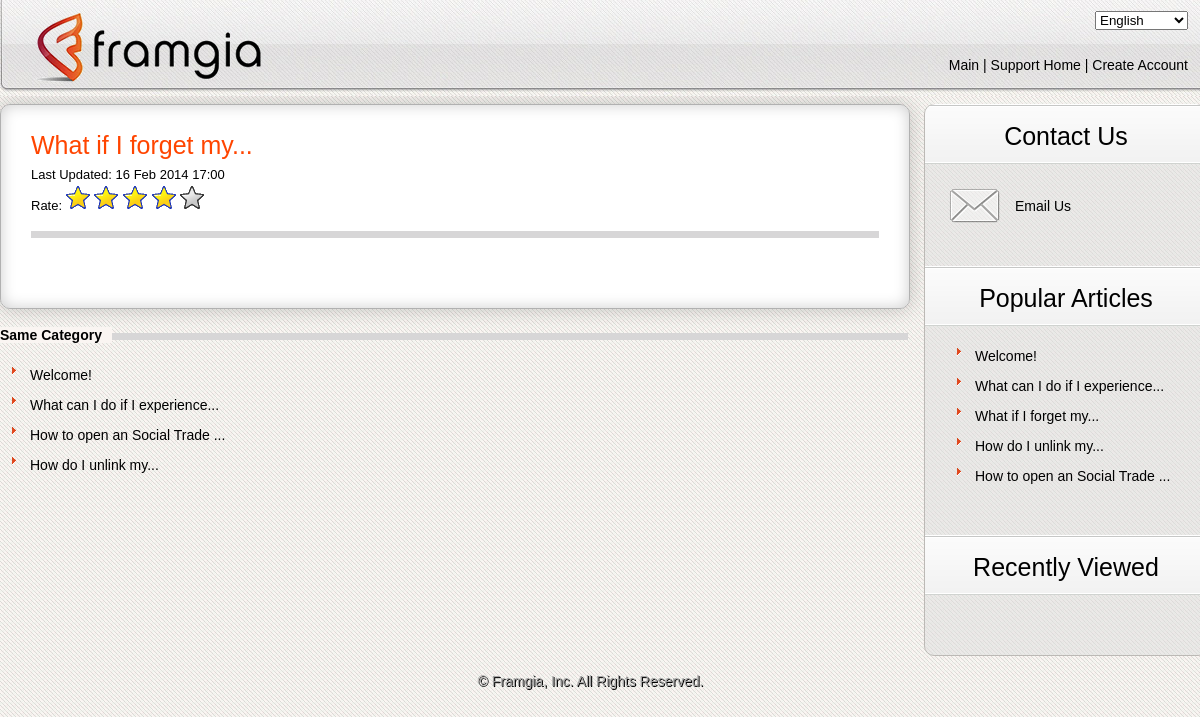
The page /article/genaral-help-c1-what-if-i-forget-my-i4.html on the database its author committed.
### tables this page shows
CREATE TABLE IF NOT EXISTS `articles` (
  `id` int(11) NOT NULL AUTO_INCREMENT,
  `category_id` int(11) NOT NULL DEFAULT '0',
  `title` text NOT NULL,
  `meta_description` text NOT NULL,
  `meta_keywords` text NOT NULL,
  `content` text NOT NULL,
  `origin_id` int(11) NOT NULL DEFAULT '0',
  `lang` varchar(45) NOT NULL DEFAULT 'english',
  `updated_at` timestamp NULL DEFAULT CURRENT_TIMESTAMP,
  `total_view` int(11) NOT NULL DEFAULT '0',
  `total_vote` int(11) NOT NULL DEFAULT '0',
  `voted_point` int(11) NOT NULL DEFAULT '0',
  PRIMARY KEY (`id`)
);

CREATE TABLE IF NOT EXISTS `categories` (
  `id` int(11) NOT NULL AUTO_INCREMENT,
  `category` varchar(255) NOT NULL,
  `origin_id` int(11) NOT NULL DEFAULT '0',
  `lang` varchar(45) NOT NULL DEFAULT 'english',
  PRIMARY KEY (`id`)
);

### application/libraries/layout.php (called while the page is built, shortened)
<?php
class Layout
{
    private $obj;
    private $layout_view;
    private $title = '';
    private $meta_description = '';
    private $meta_keywords = '';
    function __construct()
    {
        $this->obj = & get_instance();
    }
    function render_layout($layout = "")
    {
        $this->layout_view = $layout != "" ? $layout . EXT : "layouts/default" . EXT;
    }
    function view($view, $data = null, $return = false)
    {
        $data['content_for_layout'] = $this->obj->load->view($view, $data, true);
        $data['title_for_layout'] = $this->title;
        $data['meta_description'] = $this->meta_description;
        $data['meta_keywords'] = $this->meta_keywords;
        $data['js_for_layout'] = '';
        $data['css_for_layout'] = '';
        $output = $this->obj->load->view($this->layout_view, $data, $return);
        return $output;
    }
    function meta_description($meta_description)
    {
        $this->meta_description = $meta_description;
    }
    function meta_keywords($meta_keywords)
    {
        $this->meta_keywords = $meta_keywords;
    }
    function title($title)
    {
        $this->title = $title;
    }
}

### application/controllers/article/article.php (called while the page is built, shortened)
<?php
class Article extends Front_Controller {
    function view_detail($category_id = 0, $article_id = 0) {
        $article = get_article_by_id($article_id);
        $category = $this->category_model->get_by_id($category_id);
        $related_articles = get_related_articles($article_id, $category_id);
        $view_data = array(
            'article' => $article,
            'category' => $category,
            'related_articles' => $related_articles
        );
        $this->layout->title($article->title . ' | ' . $category->category . ' | ' . DEFAULT_SITE_TITLE);
        $this->layout->meta_description($article->meta_description . ' | ' . $category->category . ' | ' . DEFAULT_SITE_TITLE);
        $this->layout->meta_keywords($article->meta_description . ' | ' . $category->category . ' | ' . DEFAULT_SITE_TITLE);
        $this->layout->view('article/view_detail', $view_data);
    }
}

### index.php (called while the page is built, shortened)
<?php
require_once BASEPATH . 'core/CodeIgniter.php';

### application/libraries/csession.php (called while the page is built, shortened)
<?php
class Csession {
    function get($var = null, $namespace = 'default') {
        if (isset($var))
            return isset($_SESSION[$namespace][$var]) ? $_SESSION[$namespace][$var] : null;
        else
            return isset($_SESSION[$namespace]) ? $_SESSION[$namespace] : null;
    }
}

### application/helpers/article_helper.php (called while the page is built, shortened)
<?php
if (!function_exists('get_popular_articles')) {
    function get_popular_articles($limit = 5) {
        $CI = & get_instance();
        $CI->db->select('articles.*, categories.category');
        $CI->db->join('categories', 'categories.id = articles.category_id');
        $CI->db->where('articles.lang', !$CI->csession->get('lang') ? 'english' : $CI->csession->get('lang'));
        $CI->db->limit($limit);
        $CI->db->order_by('total_view', 'desc');
        return $CI->db->get('articles')->result();
    }
}
if (!function_exists('get_article_by_id')) {
    function get_article_by_id($article_id = 0) {
        $CI = & get_instance();
        $CI->db->where('id', $article_id);
        $CI->db->where('lang', !$CI->csession->get('lang') ? 'english' : $CI->csession->get('lang'));
        return $CI->db->get('articles')->row(0);
    }
}
if (!function_exists('get_related_articles')) {
    function get_related_articles($article_id = 0, $category_id = 0, $limit = 5) {
        $CI = & get_instance();
        $CI->db->where('id !=', $article_id);
        $CI->db->where('category_id', $category_id);
        $CI->db->where('lang', !$CI->csession->get('lang') ? 'english' : $CI->csession->get('lang'));
        $CI->db->limit($limit);
        $CI->db->order_by('updated_at');
        return $CI->db->get('articles')->result();
    }
}
if (!function_exists('get_rating_points_by_article_id')) {
    function get_rating_points_by_article_id($article_id = 0) {
        $article = get_article_by_id($article_id);
        $total_vote = $article->total_vote;
        $voted_point = $article->voted_point;
        $average = 0;
        if ($total_vote > 0)
            $average = $voted_point / $total_vote;
        $average = Round($average, 2);
        return $average;
    }
}

### application/models/category_model.php (called while the page is built, shortened)
<?php
class Category_model extends CI_Model {
    var $table_name = 'categories';
    function get_by_id($category_id = 0) {
        $this->db->where('id', $category_id);
        return $this->db->get($this->table_name)->row(0);
    }
}

### application/helpers/friendly_url_helper.php (called while the page is built)
<?php
if (!function_exists("removesign")) {
    function removesign($str)
    {
        $sign = array("à", "á", "ạ", "ả", "ã", "â", "ầ", "ấ", "ậ", "ẩ", "ẫ", "ă", "ằ", "ắ"
        , "ặ", "ẳ", "ẵ", "è", "é", "ẹ", "ẻ", "ẽ", "ê", "ề", "ế", "ệ", "ể", "ễ", "ì", "í", "ị", "ỉ", "ĩ",
            "ò", "ó", "ọ", "ỏ", "õ", "ô", "ồ", "ố", "ộ", "ổ", "ỗ", "ơ"
        , "ờ", "ớ", "ợ", "ở", "ỡ",
            "ù", "ú", "ụ", "ủ", "ũ", "ư", "ừ", "ứ", "ự", "ử", "ữ",
            "ỳ", "ý", "ỵ", "ỷ", "ỹ",
            "đ",
            "À", "Á", "Ạ", "Ả", "Ã", "Â", "Ầ", "Ấ", "Ậ", "Ẩ", "Ẫ", "Ă"
        , "Ằ", "Ắ", "Ặ", "Ẳ", "Ẵ",
            "È", "É", "Ẹ", "Ẻ", "Ẽ", "Ê", "Ề", "Ế", "Ệ", "Ể", "Ễ",
            "Ì", "Í", "Ị", "Ỉ", "Ĩ",
            "Ò", "Ó", "Ọ", "Ỏ", "Õ", "Ô", "Ồ", "Ố", "Ộ", "Ổ", "Ỗ", "Ơ"
        , "Ờ", "Ớ", "Ợ", "Ở", "Ỡ",
            "Ù", "Ú", "Ụ", "Ủ", "Ũ", "Ư", "Ừ", "Ứ", "Ự", "Ử", "Ữ",
            "Ỳ", "Ý", "Ỵ", "Ỷ", "Ỹ",
            "Đ", "ê", "ù", "à");
        $unsign = array("a", "a", "a", "a", "a", "a", "a", "a", "a", "a", "a"
        , "a", "a", "a", "a", "a", "a",
            "e", "e", "e", "e", "e", "e", "e", "e", "e", "e", "e",
            "i", "i", "i", "i", "i",
            "o", "o", "o", "o", "o", "o", "o", "o", "o", "o", "o", "o"
        , "o", "o", "o", "o", "o",
            "u", "u", "u", "u", "u", "u", "u", "u", "u", "u", "u",
            "y", "y", "y", "y", "y",
            "d",
            "A", "A", "A", "A", "A", "A", "A", "A", "A", "A", "A", "A"
        , "A", "A", "A", "A", "A",
            "E", "E", "E", "E", "E", "E", "E", "E", "E", "E", "E",
            "I", "I", "I", "I", "I",
            "O", "O", "O", "O", "O", "O", "O", "O", "O", "O", "O", "O"
        , "O", "O", "O", "O", "O",
            "U", "U", "U", "U", "U", "U", "U", "U", "U", "U", "U",
            "Y", "Y", "Y", "Y", "Y",
            "D", "e", "u", "a");
        return str_replace($sign, $unsign, $str);
    }
}

### application/views/article/view_detail.php (the view, shortened to what this page needs)
<?php
$average = get_rating_points_by_article_id($article->id);
?>
<div class="box_shadow">
    <div class="box2">
        <h1 class="detail" style="color: orangered;"><?php echo $article->title; ?></h1>
        <h4>
            <?php echo lang('last_updated'); ?> <?php echo date('d M Y H:i', strtotime($article->updated_at)); ?>
            <div id="setrating" class="lst">
                <?php echo lang('rate'); ?>
                <img onclick="submitRating(0);" src="/assets/frontend/images/rate0.gif" id="R1" alt="0" style="cursor:pointer" title="<?php echo lang('rate_not_at_all'); ?>"/>
                <img onclick="submitRating(1);" src="/assets/frontend/images/rate0.gif" id="R2" alt="1" style="cursor:pointer" title="<?php echo lang('rate_somewhat'); ?>" />
                <img onclick="submitRating(2);" src="/assets/frontend/images/rate0.gif" id="R3" alt="2" style="cursor:pointer" title="<?php echo lang('rate_average'); ?>" />
                <img onclick="submitRating(3);" src="/assets/frontend/images/rate0.gif" id="R4" alt="3" style="cursor:pointer" title="<?php echo lang('rate_good'); ?>" />
                <img onclick="submitRating(4);" src="/assets/frontend/images/rate0.gif" id="R5" alt="4" style="cursor:pointer" title="<?php echo lang('rate_very_good'); ?>"/>
            </div>
        </h4>
        <span class="line"></span>
        <div style="clear: both;">&nbsp;</div>
    </div>
</div>
<div class="box3">
    <h2 class="lineful"><span class="bg_tx_grey"><?php echo lang('same_category'); ?></span></h2>
    <ul>
        <?php foreach ($related_articles as $article): ?>
            <li class="tx1">
                <?php echo anchor('/article/' . mb_strtolower(url_title(removesign($category->category))) . '-c' . $category->id . '-' . mb_strtolower(url_title(removesign($article->title))) . '-i' . $article->id, $article->title); ?>
            </li>
        <?php endforeach; ?>
    </ul>
</div>

### application/views/layouts/home/right_sidebar.php (shortened to what this page needs)
<?php
$popular_articles = get_popular_articles();
?>
<div class="sub_box_r1">
    <p class="title_right_1"><?php echo lang('sidebar_Contact_Us'); ?></p>
    <ul class="box_content">
        <li class="email">
            <a href="mailto:bui.quy.duong@framgia.com"><?php echo lang('sidebar_Email_Us'); ?></a>
        </li>
    </ul>
</div>
<div class="sub_box_r2">
    <p class="title_right_2"><?php echo lang('sidebar_Popular_Questions'); ?></p>
    <ul class="box_content">
        <?php foreach ($popular_articles as $article): ?>
            <li class="tx1">
                <?php echo anchor('/article/' . mb_strtolower(url_title(removesign($article->category))) . '-c' . $article->category_id . '-' . mb_strtolower(url_title(removesign($article->title))) . '-i' . $article->id, $article->title); ?>
            </li>
        <?php endforeach; ?>
    </ul>
</div>
<div class="sub_box_r2">
    <p class="title_right_2"><?php echo lang('sidebar_Recently_Viewed'); ?></p>
    <ul class="box_content">
    </ul>
</div>

### assets/frontend/css/style.css (style rules this page uses)
* { margin:0; padding:0; }
body { padding:0px; margin:0px; font-family:Arial, Helvetica, sans-serif; font-size:14px; color:#000; line-height:20px; background:url(images/bg.jpg) repeat #fff; }
body, html, div, blockquote, img, label, p, h1, h2, h3, h4, h5, h6, pre, ul, ol, li, dl, dt, dd, form, a, fieldset, input, th, td { margin: 0; padding: 0; border: 0; outline: none; }
ul { list-style: none; }
p { font-size: 14px; }
a { text-decoration: none; }
img { vertical-align: center; }
h1, h2, h3, h4, h5, h6 { font-family:Arial, Helvetica, sans-serif; }
.box_shadow { float:left; box-shadow: 0px 0px 20px rgba(0, 0, 0, 0.2); -moz-box-shadow:0px 0px 20px rgba(0, 0, 0, 0.2); -webkit-box-shadow: 0px 0px 20px rgba(0, 0, 0, 0.2); border-radius:10px; margin-bottom:16px; }
.box2 { width:848px; float:left; box-shadow: 0px 0px 15px rgba(0, 0, 0, 0.2) inset; -moz-box-shadow:0px 0px 15px rgba(0, 0, 0, 0.2) inset; -webkit-box-shadow: 0px 0px 15px rgba(0, 0, 0, 0.2) inset; border:1px solid #b1b1b1; border-radius:10px; padding:30px; background:#fff; text-align:center; }
.box3 { width:908px; float:left; border:0px solid #dbd9d9; margin-bottom:15px; }
h1 { color: darkorange; font-size:25px; font-weight:lighter; margin:30px 16px 25px; }
h1.detail { font-size:25px; font-weight:lighter; margin:0px 0px 10px; color:#01633f; text-align:left; }
h4 { font-size:13px; font-weight:normal; text-align:left; }
h2 { font-size:15px; text-transform:uppercase; color:orange; background: left url(images/line_title.png) repeat-x; height:20px; margin-right:-15px; }
h2.lineful { margin-right:0px; margin-bottom:20px; text-transform:capitalize; font-size:14px; color:#000; }
span.bg_tx_grey { background:#faf5f2; padding-right:10px; }
.tx1 { font-size:14px; background:url(images/icon2.png) no-repeat; display:block; padding-left:20px; margin-left:10px; line-height:20px; margin-bottom:10px; }
.tx1 a { color:#000; }
.sub_box_r1 { width:100%; border-radius: 10px 10px 0px 0px; }
.sub_box_r2 { width:100%; }
.title_right_1 { width:282px; height:40px; background:url(images/bg_title.png) repeat; font-size:25px; font-weight:lighter; margin-top:-1px; border-radius: 10px 10px 0px 0px; text-align:center; padding-top:20px; }
.title_right_2 { width:282px; height:40px; background:url(images/bg_title.png) repeat; font-size:25px; font-weight:lighter; margin-top:-1px; text-align:center; padding-top:20px; }
.box_content { width:242px; padding:20px 20px 40px 20px; }
.email { background: left url(images/email_icon.png) no-repeat; padding-left:70px; height:43px; line-height:45px; }
.email a { color:#000; display:block; }
span.line { width:100%; height:7px; background:#d7d6d7; float:left; position:relative; margin:15px 0px 20px 0px; }
p { text-align:justify; line-height:25px; }

### rows shown on the page
articles: title "What if I forget my...", updated_at "16 Feb 2014 17:00", category+title+id "What if I forget my..."
articles: category+title+id "Welcome!"
articles: category+title+id "What can I do if I experience..."
articles: category+title+id "How to open an Social Trade ..."
articles: category+title+id "How do I unlink my..."

### other values the page prints
lang('menu_top_Main') "Main"
lang('menu_top_Support_Home') "Support Home"
lang('menu_top_Create_Account') "Create Account"
lang('last_updated') "Last Updated:"
lang('rate') "Rate:"
lang('same_category') "Same Category"
lang('sidebar_Contact_Us') "Contact Us"
lang('sidebar_Email_Us') "Email Us"
lang('sidebar_Popular_Questions') "Popular Articles"
lang('sidebar_Recently_Viewed') "Recently Viewed"
lang('footer_copy_right') "© Framgia, Inc. All Rights Reserved."
form field value "English"
